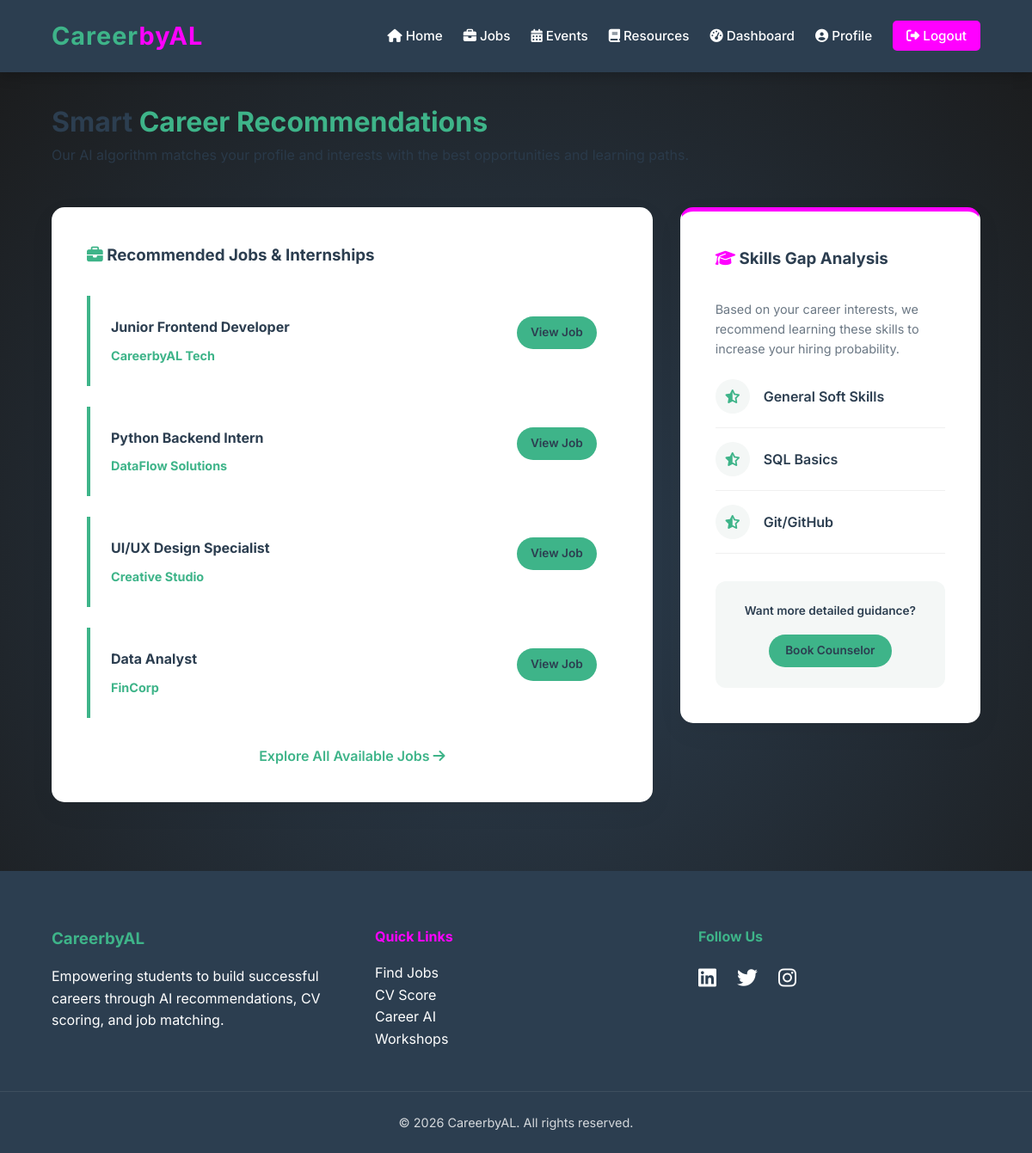
The page /recommendations (signed in) on the database its author committed.
### tables this page shows
CREATE TABLE jobs (
            id INTEGER PRIMARY KEY AUTOINCREMENT,
            title TEXT NOT NULL,
            company TEXT NOT NULL,
            location TEXT,
            description TEXT,
            skills_required TEXT,
            deadline TEXT,
            posted_date TEXT DEFAULT CURRENT_TIMESTAMP
        );

### app.py (the view)
@app.route("/recommendations")
def recommendations():
    if "user_id" not in session: return redirect(url_for("login"))
    conn = get_db_connection()
    user = conn.execute("SELECT skills, career_interest FROM users WHERE id=?", (session["user_id"],)).fetchone()
    recommended = []
    skills_to_learn = []
    if user:
        skills = (user["skills"] or "").lower()
        interest = (user["career_interest"] or "").lower()
        all_jobs = conn.execute("SELECT * FROM jobs").fetchall()
        for job in all_jobs:
            req_skills = (job["skills_required"] or "").lower()
            if any(s.strip() in skills for s in req_skills.split(',')) or interest in job["title"].lower():
                recommended.append(job)
        if "python" in interest and "flask" not in skills: skills_to_learn.append("Flask Framework")
        if "web" in interest and "react" not in skills: skills_to_learn.append("React.js")
        if not skills: skills_to_learn = ["General Soft Skills", "SQL Basics", "Git/GitHub"]
    conn.close()
    return render_template("recommendations.html", recommended_jobs=recommended, skill_suggestions=skills_to_learn)

### app.py (called while the page is built)
def get_db_connection():
    conn = sqlite3.connect("cms.db")
    conn.row_factory = sqlite3.Row
    return conn

@app.context_processor
def inject_user():
    user = None
    if 'user_id' in session:
        conn = get_db_connection()
        user = conn.execute("SELECT * FROM users WHERE id = ?", (session['user_id'],)).fetchone()
        conn.close()
    return dict(user=user)

### templates/recommendations.html (shortened to what this page needs)
{% extends "base.html" %}
{% block content %}
<div style="margin-bottom: 3rem;">
    <h1 style="color: var(--charcoal);">Smart <span class="mint-text">Career Recommendations</span></h1>
    <p style="opacity: 0.8;">Our AI algorithm matches your profile and interests with the best opportunities and learning paths.</p>
</div>
{% if not recommended_jobs and not skill_suggestions %}
    <div class="card" style="text-align: center; padding: 4rem; border-top: 5px solid var(--fuchsia);">
        <i class="fas fa-magic fa-4x" style="color: var(--mint); margin-bottom: 1.5rem; opacity: 0.5;"></i>
        <h3>No recommendations yet!</h3>
        <p>Complete your profile and career interests to get personalized suggestions.</p>
        <a href="/profile" class="btn" style="margin-top: 2rem;">Complete Profile</a>
    </div>
{% else %}
    <div class="cards" style="grid-template-columns: 2fr 1fr; align-items: start;">
        <div class="card">
            <h3 style="margin-bottom: 2rem;"><i class="fas fa-briefcase" style="color: var(--mint);"></i> Recommended Jobs & Internships</h3>
            <div class="recommendations-list">
                {% for job in recommended_jobs %}
                    <div class="small-box" style="margin-bottom: 1.5rem; border-left: 4px solid var(--mint); padding: 1.5rem;">
                        <div style="display: flex; justify-content: space-between; align-items: flex-start;">
                            <div>
                                <h4 style="margin-bottom: 0.5rem; color: var(--charcoal);">{{ job.title }}</h4>
                                <p style="font-weight: 700; color: var(--mint); font-size: 0.9rem;">{{ job.company }}</p>
                            </div>
                            <a href="/jobs" class="btn" style="padding: 0.5rem 1rem; font-size: 0.85rem;">View Job</a>
                        </div>
                    </div>
                {% else %}
                    <p style="opacity: 0.7;">No specific jobs matched your profile yet. Keep exploring!</p>
                {% endfor %}
            </div>
            <a href="/jobs" class="mint-text" style="font-weight: 600; display: block; margin-top: 2rem; text-align: center;">Explore All Available Jobs <i class="fas fa-arrow-right"></i></a>
        </div>
        <div class="card" style="border-top: 5px solid var(--fuchsia);">
            <h3 style="margin-bottom: 2rem;"><i class="fas fa-graduation-cap" style="color: var(--fuchsia);"></i> Skills Gap Analysis</h3>
            <p style="font-size: 0.9rem; margin-bottom: 1.5rem; opacity: 0.7;">Based on your career interests, we recommend learning these skills to increase your hiring probability.</p>
            <ul style="padding-left: 0;">
                {% for skill in skill_suggestions %}
                    <li style="margin-bottom: 1rem; display: flex; align-items: center; gap: 1rem; border-bottom: 1px solid #f0f0f0; padding-bottom: 1rem;">
                        <div style="width: 40px; height: 40px; background: var(--light-gray); border-radius: 50%; display: flex; align-items: center; justify-content: center; color: var(--mint);">
                            <i class="fas fa-star-half-alt"></i>
                        </div>
                        <span style="font-weight: 600; color: var(--charcoal);">{{ skill }}</span>
                    </li>
                {% else %}
                    <li style="margin-bottom: 1rem; opacity: 0.7;">You're doing great! Keep building your current skill set.</li>
                {% endfor %}
            </ul>
            <div style="margin-top: 2rem; padding: 1.5rem; background: var(--light-gray); border-radius: 12px; text-align: center;">
                <p style="font-size: 0.85rem; font-weight: 600;">Want more detailed guidance?</p>
                <a href="/appointments" class="btn" style="margin-top: 1rem; font-size: 0.85rem; padding: 0.5rem 1.2rem;">Book Counselor</a>
            </div>
        </div>
    </div>
{% endif %}
{% endblock %}

### static/style.css (style rules this page uses)
:root { --charcoal: #2c3e50; --mint: #3eb489; --black: #1a1a1a; --fuchsia: #ff00ff; --white: #ffffff; --light-gray: #f4f7f6; --dark-mint: #2e8b57; --glass-bg: rgba(255, 255, 255, 0.1); --glass-border: rgba(255, 255, 255, 0.2); --transition: all 0.3s cubic-bezier(0.4, 0, 0.2, 1); }
* { margin: 0; padding: 0; box-sizing: border-box; }
body { font-family: 'Inter', sans-serif; background: radial-gradient(circle at 50% 50%, #2c3e50, #1a1a1a); color: var(--charcoal); line-height: 1.6; overflow-x: hidden; perspective: 1500px; }
a { text-decoration: none; color: inherit; }
ul { list-style: none; }
.mint-text { color: var(--mint); }
.btn { background: var(--mint); color: var(--charcoal); padding: 0.8rem 1.8rem; border-radius: 30px; font-weight: 600; transition: var(--transition); border: none; cursor: pointer; display: inline-block; }
.cards { display: grid; grid-template-columns: repeat(auto-fit, minmax(300px, 1fr)); gap: 2rem; margin: 2rem 0; }
.card { background: var(--white); padding: 2.5rem; border-radius: 15px; box-shadow: 0 10px 30px rgba(0, 0, 0, 0.05); transition: var(--transition); border: 1px solid transparent; }
.card h3 { color: var(--charcoal); margin-bottom: 1rem; }

### rows shown on the page
jobs: title "Junior Frontend Developer", company "CareerbyAL Tech"
jobs: title "Python Backend Intern", company "DataFlow Solutions"
jobs: title "UI/UX Design Specialist", company "Creative Studio"
jobs: title "Data Analyst", company "FinCorp"

### other values the page prints
{{ skill }} "General Soft Skills" "SQL Basics" "Git/GitHub"
